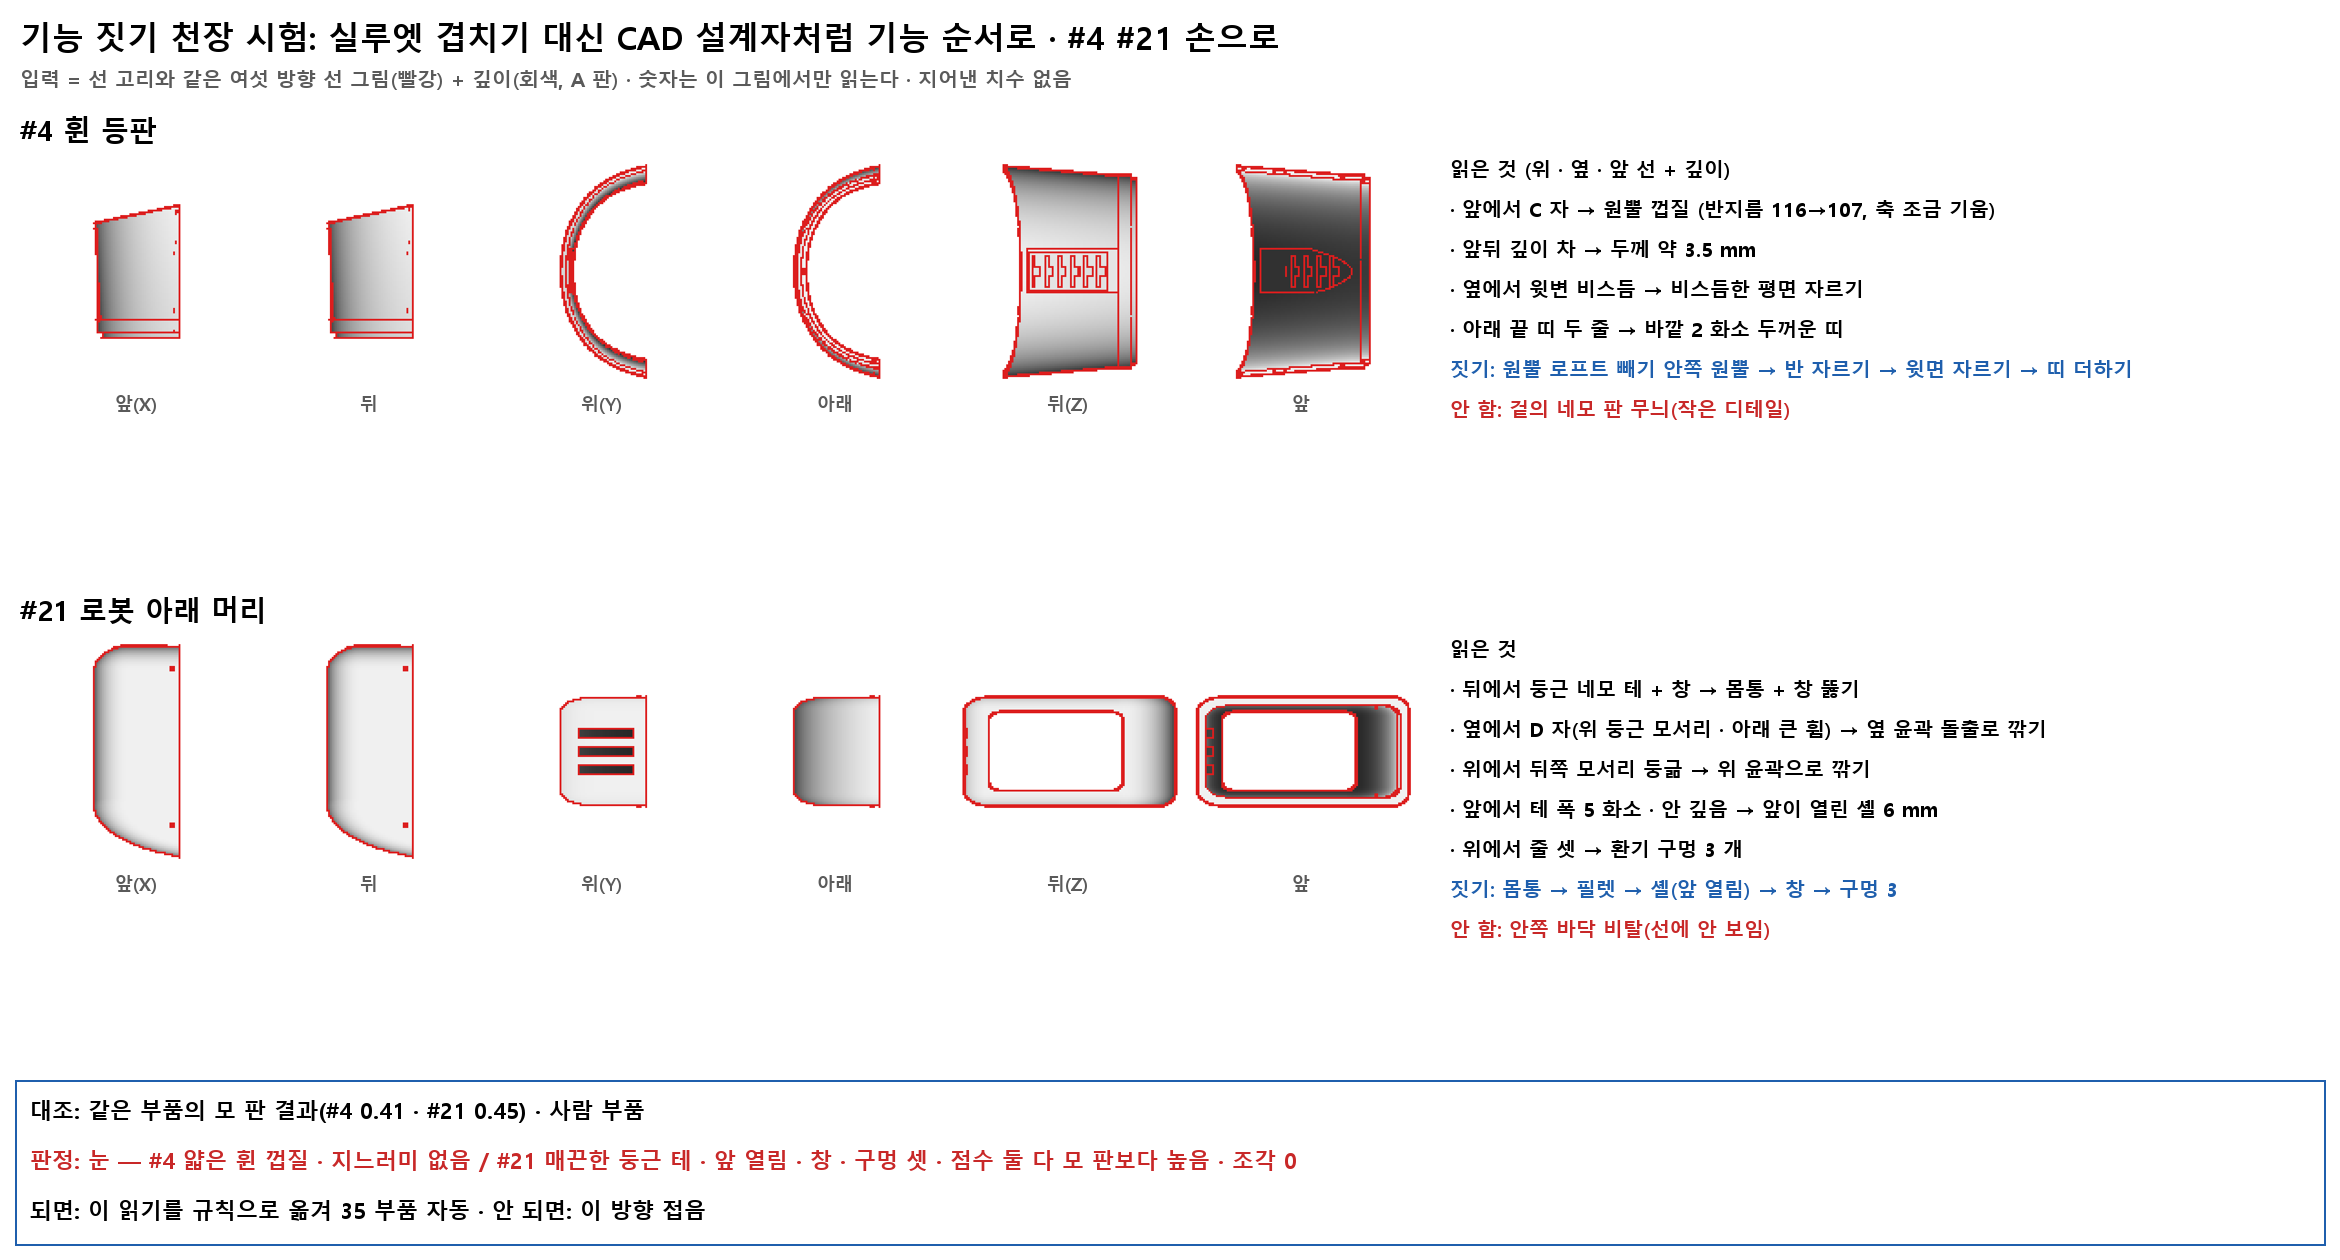

Source code (Python):
# 기능0 흐름도 — 천장 시험: #4 #21 을 CAD 기능(돌출 · 로프트 · 필렛 · 셸 · 자르기)으로 손 짓기 · 10-11
import os, numpy as np
from PIL import Image, ImageDraw, ImageFont
H = os.path.dirname(os.path.abspath(__file__)); F = lambda n: ImageFont.truetype("C:/Windows/Fonts/malgunbd.ttf", n)
글 = {4: ["읽은 것 (위 · 옆 · 앞 선 + 깊이)",
          "· 앞에서 C 자 → 원뿔 껍질 (반지름 116→107, 축 조금 기움)",
          "· 앞뒤 깊이 차 → 두께 약 3.5 mm",
          "· 옆에서 윗변 비스듬 → 비스듬한 평면 자르기",
          "· 아래 끝 띠 두 줄 → 바깥 2 화소 두꺼운 띠",
          "짓기: 원뿔 로프트 빼기 안쪽 원뿔 → 반 자르기 → 윗면 자르기 → 띠 더하기",
          "안 함: 겉의 네모 판 무늬(작은 디테일)"],
      21: ["읽은 것",
          "· 뒤에서 둥근 네모 테 + 창 → 몸통 + 창 뚫기",
          "· 옆에서 D 자(위 둥근 모서리 · 아래 큰 휨) → 옆 윤곽 돌출로 깎기",
          "· 위에서 뒤쪽 모서리 둥긂 → 위 윤곽으로 깎기",
          "· 앞에서 테 폭 5 화소 · 안 깊음 → 앞이 열린 셸 6 mm",
          "· 위에서 줄 셋 → 환기 구멍 3 개",
          "짓기: 몸통 → 필렛 → 셸(앞 열림) → 창 → 구멍 3",
          "안 함: 안쪽 바닥 비탈(선에 안 보임)"]}
im = Image.new("RGB", (2340, 1260), "white"); d = ImageDraw.Draw(im)
d.text((20, 15), "기능 짓기 천장 시험: 실루엣 겹치기 대신 CAD 설계자처럼 기능 순서로 · #4 #21 손으로", font=F(32), fill="black")
d.text((20, 65), "입력 = 선 고리와 같은 여섯 방향 선 그림(빨강) + 깊이(회색, A 판) · 숫자는 이 그림에서만 읽는다 · 지어낸 치수 없음", font=F(20), fill=(90, 90, 90))
for r_, i in enumerate((4, 21)):
    y = 110 + r_ * 480; d.text((20, y), "#%d %s" % (i, "휜 등판" if i == 4 else "로봇 아래 머리"), font=F(28), fill="black")
    a = Image.open(os.path.join(H, "입력_%d.png" % i)); a = a.resize((1400, int(a.height * 1400 / a.width))); im.paste(a, (20, y + 45))
    for q, t in enumerate(("앞(X)", "뒤", "위(Y)", "아래", "뒤(Z)", "앞")): d.text((20 + q * 233 + 116, y + 45 + a.height + 15), t, font=F(18), fill=(90, 90, 90), anchor="mm")
    for q, t in enumerate(글[i]): d.text((1450, y + 45 + q * 40), t, font=F(20), fill=(200, 40, 40) if t.startswith("안 함") else (31, 95, 173) if t.startswith("짓기") else "black")
y = 1080; d.rectangle((15, y, im.width - 15, im.height - 15), outline=(31, 95, 173), width=2)
for q, t in enumerate(["대조: 같은 부품의 모 판 결과(#4 0.41 · #21 0.45) · 사람 부품",
                       "판정: 눈 — #4 얇은 휜 껍질 · 지느러미 없음 / #21 매끈한 둥근 테 · 앞 열림 · 창 · 구멍 셋 · 점수 둘 다 모 판보다 높음 · 조각 0",
                       "되면: 이 읽기를 규칙으로 옮겨 35 부품 자동 · 안 되면: 이 방향 접음"]):
    d.text((30, y + 15 + q * 50), t, font=F(22), fill=(200, 40, 40) if q == 1 else "black")
im.save(os.path.join(H, "흐름.png")); print("ok")
